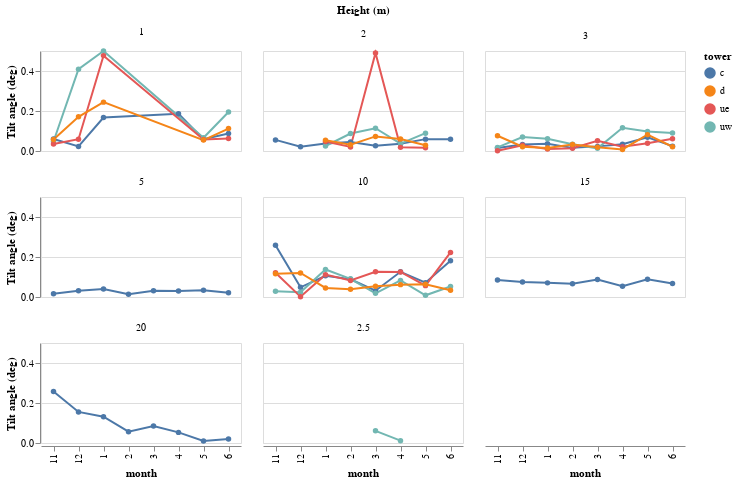

Notebook source saved alongside this figure:
### Code cell
alt.Chart(fits_df).mark_line(point=True).encode(
    alt.X('month:O', sort=[11, 12, 1]),
    alt.Y('tilt:Q', title="Tilt angle (deg)").scale(domain=[0,0.5], clamp=True),
    alt.Color('tower:N'),
    alt.Facet('height:O', title='Height (m)', columns=3).sort([
        1
    ])
).properties(height=100, width=200)

### Figure 1 — Vega-Lite specification as saved in the notebook (floating-point values rounded to 4 significant figures; data arrays with more than 128 entries replaced by an {"elided": "..."} marker saying what was removed)
{"config": {"view": {"continuousWidth": 300, "continuousHeight": 300}}, "data": {"name": "data-da9028aa3b49a3df56f17d580c922bf8"}, "mark": {"type": "line", "point": true}, "encoding": {"color": {"field": "tower", "type": "nominal"}, "facet": {"columns": 3, "field": "height", "sort": [1], "title": "Height (m)", "type": "ordinal"}, "x": {"field": "month", "sort": [11, 12, 1], "type": "ordinal"}, "y": {"field": "tilt", "scale": {"domain": [0, 0.5], "clamp": true}, "title": "Tilt angle (deg)", "type": "quantitative"}}, "height": 100, "width": 200, "$schema": "https://vega.github.io/schema/vega-lite/v5.17.0.json", "datasets": {"data-da9028aa3b49a3df56f17d580c922bf8": {"elided": "134 records"}}}
